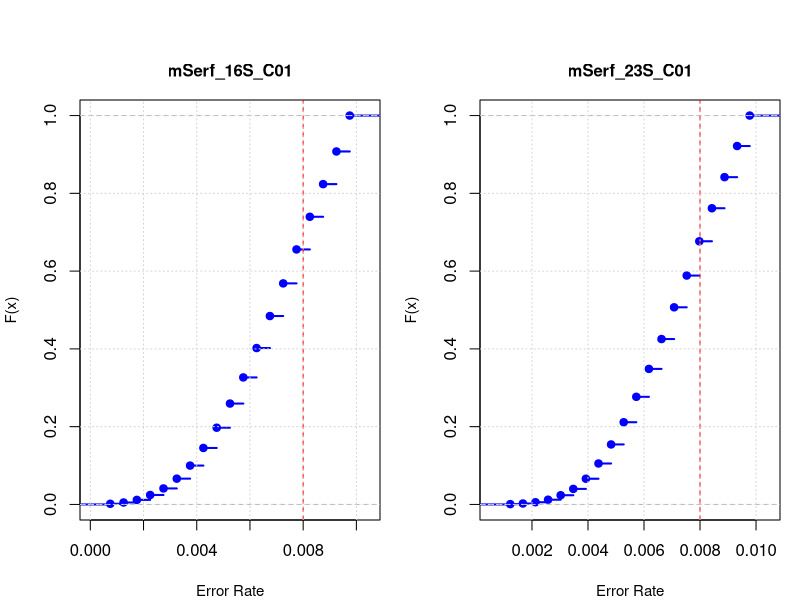

Source code (R): (Note: this script raises an error after producing the figure.)
## ---- chunk 1
knitr::opts_chunk$set(echo = FALSE, message = FALSE, warning = FALSE)
library(knitr)
## ---- chunk 2

# Dataset 1: mSerf_16S_C01
# Error rates from ~0.0004 to 0.010
breaks_16S <- seq(0.000, 0.010, length.out = 21)
counts_16S <- c(0, 10, 20, 40, 75, 100, 150, 200, 270, 310, 370, 400, 450, 490, 500, 520, 500, 500, 500, 550)
mids_16S <- breaks_16S[-1] - diff(breaks_16S)[1]/2
data_16S <- rep(mids_16S, counts_16S)

# Dataset 2: mSerf_23S_C01
# Error rates from ~0.001 to 0.010
breaks_23S <- seq(0.001, 0.010, length.out = 21)
counts_23S <- c(5, 10, 20, 40, 70, 100, 160, 240, 300, 350, 400, 440, 470, 500, 500, 540, 520, 490, 490, 480)
mids_23S <- breaks_23S[-1] - diff(breaks_23S)[1]/2
data_23S <- rep(mids_23S, counts_23S)


# Create a 2x4 panel plot with all ECDFs
par(mfrow = c(1, 2), mar = c(4, 4, 3, 1), oma = c(0, 0, 2, 0))

# Plot 1: mSerf_16S_C01
plot(ecdf(data_16S), 
     main = "mSerf_16S_C01",
     xlab = "Error Rate",
     ylab = "F(x)",
     col = "blue",
     lwd = 2,
     cex.main = 1,
     cex.lab = 0.9)
abline(v = 0.008, col = "red", lty = 2, lwd = 1)
grid()

# Plot 2: mSerf_23S_C01
plot(ecdf(data_23S), 
     main = "mSerf_23S_C01",
     xlab = "Error Rate",
     ylab = "F(x)",
     col = "blue",
     lwd = 2,
     cex.main = 1,
     cex.lab = 0.9)
abline(v = 0.008, col = "red", lty = 2, lwd = 1)
grid()
## ---- chunk 3
 ####out.width="100%", fig.align='center'}
##knitr::include_graphics("images/sereika_16s_umap.png", dpi=200)
knitr::include_graphics(c("images/fig-004.png"), dpi=400)
## ---- chunk 4
###knitr::include_graphics("images/sereika_23s_umap.png")
knitr::include_graphics(c("images/fig-006.png"), dpi=400)
## ---- chunk 5


# Dataset 3: mSA1_rrn_C01
# Error rates from ~0.007 to 0.014
breaks_SA1 <- seq(0.007, 0.014, length.out = 21)
mids_SA1 <- breaks_SA1[-1] - diff(breaks_SA1)[1]/2

counts_SA1 <- c(5, 5, 10, 10, 20, 40, 50, 90, 120, 170, 200, 280, 380, 390, 540, 620, 700)
counts_SA1 <- c(counts_SA1, rep(0, length(mids_SA1)-length(counts_SA1)))
data_SA1 <- rep(mids_SA1, counts_SA1)

# Dataset 4: mSA2_rrn_C01
# Error rates from ~0.007 to 0.015
breaks_SA2 <- seq(0.007, 0.015, length.out = 21)
mids_SA2 <- breaks_SA2[-1] - diff(breaks_SA2)[1]/2

counts_SA2 <- c(5, 5, 10, 15, 30, 50, 70, 100, 150, 230, 320, 350, 450, 500, 590)
counts_SA2 <- c(counts_SA2, rep(0, length(mids_SA2)-length(counts_SA2)))
data_SA2 <- rep(mids_SA2, counts_SA2)


# Create a 1x2 panel plot with all ECDFs
par(mfrow = c(1, 2), mar = c(4, 4, 3, 1), oma = c(0, 0, 2, 0))

# Plot 1: mSA1_rrn_C01
plot(ecdf(data_SA1), 
     main = "mSA1_rrn_C01",
     xlab = "Error Rate",
     ylab = "F(x)",
     col = "blue",
     lwd = 2,
     cex.main = 1,
     cex.lab = 0.9)
abline(v = 0.008, col = "red", lty = 2, lwd = 1)
grid()

# Plot 2: mSA2_rrn_C01
plot(ecdf(data_SA2), 
     main = "mSA2_rrn_C01",
     xlab = "Error Rate",
     ylab = "F(x)",
     col = "blue",
     lwd = 2,
     cex.main = 1,
     cex.lab = 0.9)
abline(v = 0.008, col = "red", lty = 2, lwd = 1)
grid()
## ---- chunk 6
###knitr::include_graphics("images/srinivas_sa1_umap.png")
knitr::include_graphics("images/fig-024.png")
## ---- chunk 7
###knitr::include_graphics("images/srinivas_sz1_umap.png")
knitr::include_graphics("images/fig-026.png")
## ---- chunk 8
###knitr::include_graphics("images/srinivas_sa2_umap.png")
knitr::include_graphics("images/fig-028.png")
## ---- chunk 9
breaks_16S <- seq(0.000, 0.010, length.out = 21)
counts_16S <- c(0, 10, 20, 40, 75, 100, 150, 200, 270, 310, 370, 400, 450, 490, 500, 520, 500, 500, 500, 550)
mids_16S <- breaks_16S[-1] - diff(breaks_16S)[1]/2
data_16S <- rep(mids_16S, counts_16S)
## ---- chunk 10
breaks_23S <- seq(0.001, 0.010, length.out = 21)
counts_23S <- c(5, 10, 20, 40, 70, 100, 160, 240, 300, 350, 400, 440, 470, 500, 500, 540, 520, 490, 490, 480)
mids_23S <- breaks_23S[-1] - diff(breaks_23S)[1]/2
data_23S <- rep(mids_23S, counts_23S)
## ---- chunk 11
breaks_SA1 <- seq(0.007, 0.014, length.out = 21)
mids_SA1 <- breaks_SA1[-1] - diff(breaks_SA1)[1]/2
counts_SA1 <- c(5, 5, 10, 10, 20, 40, 50, 90, 120, 170, 200, 280, 380, 390, 540, 620, 700)
counts_SA1 <- c(counts_SA1, rep(0, length(mids_SA1)-length(counts_SA1)))
data_SA1 <- rep(mids_SA1, counts_SA1)
## ---- chunk 12
breaks_SA2 <- seq(0.007, 0.015, length.out = 21)
mids_SA2 <- breaks_SA2[-1] - diff(breaks_SA2)[1]/2
counts_SA2 <- c(5, 5, 10, 15, 30, 50, 70, 100, 150, 230, 320, 350, 450, 500, 590)
counts_SA2 <- c(counts_SA2, rep(0, length(mids_SA2)-length(counts_SA2)))
data_SA2 <- rep(mids_SA2, counts_SA2)

## ---- chunk 13
breaks_SZ1 <- seq(0.007, 0.015, length.out = 21)
mids_SZ1 <- breaks_SZ1[-1] - diff(breaks_SZ1)[1]/2
counts_SZ1 <- c(5, 10, 15, 20, 30, 50, 80, 120, 150, 200, 250, 340, 400, 480, 590, 650, 700, 750)
counts_SZ1 <- c(counts_SZ1, rep(0, length(mids_SZ1)-length(counts_SZ1)))
data_SZ1 <- rep(mids_SZ1, counts_SZ1)

 # Dataset 6: mSZ2_rrn_C01
 # Error rates from ~0.007 to 0.015
breaks_SZ2 <- seq(0.007, 0.015, length.out = 21)
mids_SZ2 <- breaks_SZ2[-1] - diff(breaks_SZ2)[1]/2
counts_SZ2 <- c(5, 5, 10, 15, 25, 40, 50, 80, 120, 170, 210, 280, 420, 500, 560, 650)
counts_SZ2 <- c(counts_SZ2, rep(0, length(mids_SZ2)-length(counts_SZ2)))
mids_SZ2 <- breaks_SZ2[-1] - diff(breaks_SZ2)[1]/2
data_SZ2 <- rep(mids_SZ2, counts_SZ2)

 # Dataset 7: mKB_rrn_C01
 # Error rates from ~0.0085 to 0.010
breaks_C01 <- seq(0.0085, 0.0100, length.out = 16)
counts_C01 <- c(5, 10, 20, 40, 80, 150, 280, 440, 560, 780, 1020, 1360, 1640, 1800, 2200)
mids_C01 <- breaks_C01[-1] - diff(breaks_C01)[1]/2
data_C01 <- rep(mids_C01, counts_C01)

 # Dataset 8: mKB_rrn_C11
 # Error rates from ~0.0075 to 0.010
breaks_C11 <- seq(0.0075, 0.0100, length.out = 21)
counts_C11 <- c(10, 20, 50, 100, 300, 1000, 3500, 6000, 9500, 13500, 16000, 16500, 16000, 14500, 0, 0, 0, 0, 0, 0)
mids_C11 <- breaks_C11[-1] - diff(breaks_C11)[1]/2
data_C11 <- rep(mids_C11, counts_C11)

## ---- chunk 14
par(mfrow = c(2, 4), mar = c(4, 4, 3, 1), oma = c(0, 0, 2, 0))

 # Plot 1: mSerf_16S_C01
plot(ecdf(data_16S), 
     main = "mSerf_16S_C01",
     xlab = "Error Rate",
     ylab = "F(x)",
     col = "blue",
     lwd = 2,
     cex.main = 1,
     cex.lab = 0.9)
abline(v = 0.008, col = "red", lty = 2, lwd = 1)
grid()

 # Plot 2: mSerf_23S_C01
plot(ecdf(data_23S), 
     main = "mSerf_23S_C01",
     xlab = "Error Rate",
     ylab = "F(x)",
     col = "blue",
     lwd = 2,
     cex.main = 1,
     cex.lab = 0.9)
abline(v = 0.008, col = "red", lty = 2, lwd = 1)
grid()

 # Plot 3: mSA1_rrn_C01
plot(ecdf(data_SA1), 
     main = "mSA1_rrn_C01",
     xlab = "Error Rate",
     ylab = "F(x)",
     col = "darkgreen",
     lwd = 2,
     cex.main = 1,
     cex.lab = 0.9)
abline(v = 0.008, col = "red", lty = 2, lwd = 1)
grid()

 # Plot 4: mSA2_rrn_C01
plot(ecdf(data_SA2), 
     main = "mSA2_rrn_C01",
     xlab = "Error Rate",
     ylab = "F(x)",
     col = "darkgreen",
     lwd = 2,
     cex.main = 1,
     cex.lab = 0.9)
abline(v = 0.008, col = "red", lty = 2, lwd = 1)
grid()

 # Plot 5: mSZ1_rrn_C01
plot(ecdf(data_SZ1), 
     main = "mSZ1_rrn_C01",
     xlab = "Error Rate",
     ylab = "F(x)",
     col = "darkgreen",
     lwd = 2,
     cex.main = 1,
     cex.lab = 0.9)
abline(v = 0.008, col = "red", lty = 2, lwd = 1)
grid()

 # Plot 6: mSZ2_rrn_C01
plot(ecdf(data_SZ2), 
     main = "mSZ2_rrn_C01",
     xlab = "Error Rate",
     ylab = "F(x)",
     col = "darkgreen",
     lwd = 2,
     cex.main = 1,
     cex.lab = 0.9)
abline(v = 0.008, col = "red", lty = 2, lwd = 1)
grid()

 # Plot 7: mKB_rrn_C01
plot(ecdf(data_C01), 
     main = "mKB_rrn_C01",
     xlab = "Error Rate",
     ylab = "F(x)",
     col = "purple",
     lwd = 2,
     cex.main = 1,
     cex.lab = 0.9)
abline(v = 0.008, col = "red", lty = 2, lwd = 1)
grid()

 # Plot 8: mKB_rrn_C11
plot(ecdf(data_C11), 
     main = "mKB_rrn_C11",
     xlab = "Error Rate",
     ylab = "F(x)",
     col = "purple",
     lwd = 2,
     cex.main = 1,
     cex.lab = 0.9)
abline(v = 0.008, col = "red", lty = 2, lwd = 1)
grid()

mtext("Empirical Cumulative Distribution Functions of Error Rates", 
      outer = TRUE, cex = 1.2, font = 2)
## ---- chunk 15

par(mfrow = c(1, 1))

 # Create comparison plot with all datasets
par(mar = c(5, 4, 4, 2))
plot(ecdf(data_16S), 
     col = "blue", lwd = 2,
     xlim = c(0, 0.015),
     main = "Comparison of Error Rate ECDFs",
     xlab = "Error Rate",
     ylab = "Cumulative Probability",
     cex.main = 1.3)
lines(ecdf(data_23S), col = "cyan", lwd = 2)
lines(ecdf(data_SA1), col = "darkgreen", lwd = 2)
lines(ecdf(data_SA2), col = "green", lwd = 2)
lines(ecdf(data_SZ1), col = "orange", lwd = 2)
lines(ecdf(data_SZ2), col = "darkorange", lwd = 2)
lines(ecdf(data_C01), col = "purple", lwd = 2)
lines(ecdf(data_C11), col = "red", lwd = 2)

abline(v = 0.008, col = "gray30", lty = 2, lwd = 2)
text(0.008, 0.05, "0.008", pos = 4, col = "gray30")

legend("topleft", 
       legend = c("Sereika 16S", "Sereika 23S", 
                  "Srinivas SA1", "Srinivas SA2",
                  "Srinivas SZ1", "Srinivas SZ2",
                  "Simulated C01", "Simulated C11"),
       col = c("blue", "cyan", "darkgreen", "green", 
               "orange", "darkorange", "purple", "red"),
       lwd = 2,
       cex = 0.8,
       bg = "white")

grid()
## ---- chunk 16
cat("\n=== Summary Statistics ===\n\n")

datasets <- list(
  "Sereika 16S" = data_16S,
  "Sereika 23S" = data_23S,
  "Srinivas SA1" = data_SA1,
  "Srinivas SA2" = data_SA2,
  "Srinivas SZ1" = data_SZ1,
  "Srinivas SZ2" = data_SZ2,
  "Simulated C01" = data_C01,
  "Simulated C11" = data_C11
)

for (name in names(datasets)) {
  data <- datasets[[name]]
  cat(sprintf("%-16s: n=%5d, median=%.5f, mean=%.5f, P(ER<0.008)=%.3f\n",
              name, 
              length(data),
              median(data),
              mean(data),
              mean(data < 0.008)))
}

## ---- chunk 17
# Bland-Altman Analysis for Microbiome Quantification
# Data extracted from Figures 17, 18, and 19

# Function to create Bland-Altman plot
bland_altman_plot <- function(design, observed, title, 
                               log_scale = TRUE,
                               add_stats = TRUE,
                               point_colors = NULL) {
  
  # Remove any missing values (Arguabky this should not be done in here)
  complete_cases <- complete.cases(design, observed)
  design <- design[complete_cases]
  observed <- observed[complete_cases]
  if (!is.null(point_colors)) {
    point_colors <- point_colors[complete_cases]
  }
  
  if (log_scale) {
    # Already in log10 scale from figures
    design_plot <- design
    observed_plot <- observed
    x_label <- "Mean of log10(Design RA) and log10(Observed RA)"
    y_label <- "Difference: log10(Observed RA) - log10(Design RA)"
  } else {
    design_plot <- design
    observed_plot <- observed
    x_label <- "Mean of Design and Observed RA"
    y_label <- "Difference: Observed RA - Design RA"
  }
  
  # Calculate mean and difference
  mean_val <- (design_plot + observed_plot) / 2
  diff_val <- observed_plot - design_plot
  
  # Calculate statistics
  mean_diff <- mean(diff_val, na.rm = TRUE)
  sd_diff <- sd(diff_val, na.rm = TRUE)
  upper_loa <- mean_diff + 1.96 * sd_diff
  lower_loa <- mean_diff - 1.96 * sd_diff
  
  # Correlation
  cor_val <- cor(design_plot, observed_plot, use = "complete.obs")
  
  # Set up plot colors
  if (is.null(point_colors)) {
    point_colors <- rgb(0, 0, 0.8, 0.6)
  }
  
  # Create plot
  plot(mean_val, diff_val,
       xlab = x_label,
       ylab = y_label,
       main = title,
       pch = 19,
       col = point_colors,
       cex = 1.2,
       cex.main = 1.2,
       cex.lab = 1.0)
  
  # Add reference line at zero (perfect agreement)
  abline(h = 0, col = "darkgreen", lwd = 2, lty = 1)
  
  # Add mean difference line
  abline(h = mean_diff, col = "blue", lwd = 2, lty = 2)
  
  # Add limits of agreement
  abline(h = upper_loa, col = "red", lwd = 2, lty = 2)
  abline(h = lower_loa, col = "red", lwd = 2, lty = 2)
  
  # Add grid
  grid(col = "gray80")
  
  # Add legend
  legend("topleft",
         legend = c("Zero difference",
                    sprintf("Mean diff: %.3f", mean_diff),
                    sprintf("±1.96 SD: [%.3f, %.3f]", lower_loa, upper_loa)),
         col = c("darkgreen", "blue", "red"),
         lty = c(1, 2, 2),
         lwd = 2,
         bg = "white",
         cex = 0.8)
  
  # Add text with statistics
  if (add_stats) {
    text_x <- max(mean_val, na.rm = TRUE) - 0.3 * diff(range(mean_val, na.rm = TRUE))
    text_y <- min(diff_val, na.rm = TRUE) + 0.15 * diff(range(diff_val, na.rm = TRUE))
    
    text(text_x, text_y,
         sprintf("n = %d\nCorr = %.3f\nMean bias = %.3f\nSD = %.3f",
                 length(diff_val), cor_val, mean_diff, sd_diff),
         pos = 4,
         cex = 0.85,
         font = 2,
         bg = "white")
  }
  
  # Return statistics
  invisible(list(
    n = length(diff_val),
    mean_diff = mean_diff,
    sd_diff = sd_diff,
    upper_loa = upper_loa,
    lower_loa = lower_loa,
    correlation = cor_val,
    mean_vals = mean_val,
    diff_vals = diff_val
  ))
} #bland_altman_plot
#################################

# Function for comprehensive Bland-Altman statistics
bland_altman_stats <- function(design, observed) {
  
  # Remove missing values
  complete_cases <- complete.cases(design, observed)
  design <- design[complete_cases]
  observed <- observed[complete_cases]
  
  # Data already in log10 scale
  # Calculate differences and means
  mean_val <- (design + observed) / 2
  diff_val <- observed - design
  
  # Basic statistics
  n <- length(diff_val)
  mean_diff <- mean(diff_val)
  sd_diff <- sd(diff_val)
  se_diff <- sd_diff / sqrt(n)
  
  # Limits of agreement
  upper_loa <- mean_diff + 1.96 * sd_diff
  lower_loa <- mean_diff - 1.96 * sd_diff
  
  # 95% CI for mean difference
  ci_mean_lower <- mean_diff - 1.96 * se_diff
  ci_mean_upper <- mean_diff + 1.96 * se_diff
  
  # 95% CI for limits of agreement
  se_loa <- sd_diff * sqrt(3) / sqrt(n)
  ci_upper_loa_lower <- upper_loa - 1.96 * se_loa
  ci_upper_loa_upper <- upper_loa + 1.96 * se_loa
  ci_lower_loa_lower <- lower_loa - 1.96 * se_loa
  ci_lower_loa_upper <- lower_loa + 1.96 * se_loa
  
  # Correlation
  cor_pearson <- cor(design, observed, method = "pearson")
  cor_spearman <- cor(design, observed, method = "spearman")
  
  # Test for proportional bias
  lm_fit <- lm(diff_val ~ mean_val)
  slope <- coef(lm_fit)[2]
  slope_p <- summary(lm_fit)$coefficients[2, 4]
  
  # One-sample t-test for mean difference
  t_test <- t.test(diff_val)
  
  # Within 2-fold agreement (0.301 on log10 scale)
  within_2fold <- sum(abs(diff_val) <= 0.301) / n * 100
  
  # Within 10-fold agreement (1.0 on log10 scale)
  within_10fold <- sum(abs(diff_val) <= 1.0) / n * 100
  
  # Create results list
  results <- list(
    n = n,
    mean_difference = mean_diff,
    sd_difference = sd_diff,
    se_difference = se_diff,
    ci_mean = c(ci_mean_lower, ci_mean_upper),
    upper_loa = upper_loa,
    lower_loa = lower_loa,
    ci_upper_loa = c(ci_upper_loa_lower, ci_upper_loa_upper),
    ci_lower_loa = c(ci_lower_loa_lower, ci_lower_loa_upper),
    correlation_pearson = cor_pearson,
    correlation_spearman = cor_spearman,
    proportional_bias_slope = slope,
    proportional_bias_p = slope_p,
    t_test_p = t_test$p.value,
    within_2fold = within_2fold,
    within_10fold = within_10fold
  )
  
  return(results)
}#bland_altman_stats

# Function to print Bland-Altman statistics
print_ba_stats <- function(stats, title = "") {
  #cat("\n", rep("=", 70), "\n", sep = "")
  if (title != "") {
    cat(title, "\n")
    #cat(rep("=", 70), "\n", sep = "")
  }
  
  cat(sprintf("Sample size: %d\n\n", stats$n))
  
  cat("BIAS (Mean Difference on log10 scale):\n")
  cat(sprintf("  Mean difference: %.4f\n", stats$mean_difference))
  cat(sprintf("  95%% CI: [%.4f, %.4f]\n", 
              stats$ci_mean[1], stats$ci_mean[2]))
  cat(sprintf("  t-test p-value: %.4f %s\n", 
              stats$t_test_p,
              ifelse(stats$t_test_p < 0.05, "*", "")))
  cat(sprintf("  Interpretation: 10^%.4f = %.2f-fold %s\n",
              abs(stats$mean_difference),
              10^abs(stats$mean_difference),
              ifelse(stats$mean_difference > 0, "overestimation", "underestimation")))
  cat("\n")
  
  cat("LIMITS OF AGREEMENT:\n")
  cat(sprintf("  Upper LoA: %.4f [95%% CI: %.4f, %.4f]\n",
              stats$upper_loa, stats$ci_upper_loa[1], stats$ci_upper_loa[2]))
  cat(sprintf("  Lower LoA: %.4f [95%% CI: %.4f, %.4f]\n",
              stats$lower_loa, stats$ci_lower_loa[1], stats$ci_lower_loa[2]))
  cat(sprintf("  Range: %.2f-fold to %.2f-fold\n",
              10^stats$lower_loa, 10^stats$upper_loa))
  cat("\n")
  
  cat("AGREEMENT WITHIN TOLERANCE:\n")
  cat(sprintf("  Within 2-fold (±0.301): %.1f%%\n", stats$within_2fold))
  cat(sprintf("  Within 10-fold (±1.0): %.1f%%\n", stats$within_10fold))
  cat("\n")
  
  cat("CORRELATION:\n")
  cat(sprintf("  Pearson r: %.4f\n", stats$correlation_pearson))
  cat(sprintf("  Spearman rho: %.4f\n", stats$correlation_spearman))
  cat("\n")
  
  cat("PROPORTIONAL BIAS TEST:\n")
  cat(sprintf("  Slope: %.4f\n", stats$proportional_bias_slope))
  cat(sprintf("  p-value: %.4f %s\n", 
              stats$proportional_bias_p,
              ifelse(stats$proportional_bias_p < 0.05, 
                     "(significant proportional bias)", 
                     "(no significant proportional bias)")))
  cat("\n")
} # print_ba_stats
## ---- chunk 18
# ============================================================================
# EXTRACTED DATA FROM FIGURES 17, 18, 19
# ============================================================================

# Figure 17: Strain-level data (log10 scale)
# Valid points (on or near diagonal)
fig17_design_strain <- c(-4.5, -4.3, -3.8, -3.6, -3.5, -3.3, -3.2, -3.1, -3.0, -2.9,
                   -2.8, -2.7, -2.6, -2.5, -2.4, -2.35, -2.3, -2.25, -2.2, -2.15,
                   -2.1, -2.05, -2.0, -1.95, -1.9, -1.85, -1.8, -1.75, -1.7, -1.65,
                   -1.6, -1.55, -1.5, -1.45, -1.4, -1.35, -1.3, -1.25, -1.2, -1.15,
                   -1.1, -1.05, -1.0, -0.95, -0.9)

fig17_observed_strain <- c(-4.3, -4.1, -3.7, -3.5, -3.4, -3.2, -3.15, -3.05, -2.95, -2.85,
                     -2.75, -2.65, -2.55, -2.48, -2.4, -2.35, -2.3, -2.25, -2.2, -2.15,
                     -2.1, -2.05, -2.0, -1.95, -1.9, -1.85, -1.8, -1.75, -1.7, -1.65,
                     -1.6, -1.55, -1.5, -1.45, -1.4, -1.35, -1.3, -1.25, -1.2, -1.15,
                     -1.1, -1.05, -1.0, -0.95, -0.9)

# Add some missed points (on y=0 axis or x=0 axis)
# Missed in design (observed but not in design) - on x-axis line
fig17_design_strain <- c(fig17_design_strain, -5, -5, -5, -5, -4.8, -4.7, -3.8, -3.6, -3.5, -3.3)
fig17_observed_strain <- c(fig17_observed_strain, -4.0, -3.7, -3.5, -3.3, -3.0, -2.9, -2.8, -2.9, -3.0, -3.2)

# Figure 18: Species-level data (log10 scale)
# Valid points
fig18_design_species <- c(-4.3, -3.8, -3.5, -3.2, -3.0, -2.9, -2.8, -2.7, -2.6, -2.5,
                    -2.4, -2.3, -2.2, -2.1, -2.0, -1.9, -1.8, -1.7, -1.6, -1.5,
                    -1.4, -1.3, -1.2, -1.1, -1.0, -0.9, -0.8, -0.7, -0.6, -0.5)

fig18_observed_species <- c(-4.2, -3.7, -3.45, -3.15, -2.95, -2.85, -2.75, -2.65, -2.55, -2.48,
                      -2.38, -2.28, -2.18, -2.08, -1.98, -1.88, -1.78, -1.68, -1.58, -1.48,
                      -1.38, -1.28, -1.18, -1.08, -0.98, -0.88, -0.78, -0.68, -0.58, -0.48)

# Add missed points
fig18_design_species <- c(fig18_design_species, -5, -5, -5, -5, -4.8, -3.7)
fig18_observed_species <- c(fig18_observed_species, -4.0, -3.6, -3.0, -2.8, -2.6, -2.9)

# Figure 19: Genus-level data (log10 scale)
# Valid points (fewer genera, more aggregated)
fig19_design_genus <- c(-4.3, -3.8, -3.6, -3.2, -2.9, -2.7, -2.5, -2.3, -2.1, -1.9,
                  -1.7, -1.5, -1.3, -1.1, -0.9, -0.7, -0.5, -0.3)

fig19_observed_genus <- c(-4.2, -3.7, -3.55, -3.15, -2.85, -2.65, -2.48, -2.28, -2.08, -1.88,
                    -1.68, -1.48, -1.28, -1.08, -0.88, -0.68, -0.48, -0.28)

# Add missed points
fig19_design_genus <- c(fig19_design_genus, -5, -5, -4.9, -4.8)
fig19_observed_genus <- c(fig19_observed_genus, -3.8, -3.2, -2.9, -2.5)

## ---- chunk 19
# ============================================================================
# CREATE BLAND-ALTMAN PLOTS
# ============================================================================

# Set up for 3x2 layout - that;s too crownded.
par(mfrow = c(1, 1), mar = c(5, 5, 4, 2), oma = c(0, 0, 2, 0))

# Plot 1: Strain-level
#cat("\n### STRAIN-LEVEL ANALYSIS ###\n")
stats_strain <- bland_altman_plot(
  design = fig17_design_strain, 
  observed = fig17_observed_strain,
  title = "Strain-level\nmKB_rrn_C11",
  add_stats = TRUE
)


## ---- chunk 20
#
# Plot 2: Species-level
#cat("\n### SPECIES-LEVEL ANALYSIS ###\n")
stats_species <- bland_altman_plot(
  design = fig18_design_species, 
  observed = fig18_observed_species,
  title = "Species-level\nmKB_rrn_C11",
  add_stats = TRUE
)

## ---- chunk 21

# Plot 3: Genus-level
#cat("\n### GENUS-LEVEL ANALYSIS ###\n")
stats_genus <- bland_altman_plot(
  design = fig19_design_genus, 
  observed = fig19_observed_genus,
  title = "Genus-level\nmKB_rrn_C11",
  add_stats = TRUE
)

## ---- chunk 22

# Plot 4: Comparison of all three levels
plot(stats_strain$mean_vals, stats_strain$diff_vals,
     pch = 19, col = rgb(0.8, 0, 0, 0.6),
     xlim = range(c(stats_strain$mean_vals, stats_species$mean_vals, 
                    stats_genus$mean_vals)),
     ylim = range(c(stats_strain$diff_vals, stats_species$diff_vals,
                    stats_genus$diff_vals)),
     xlab = "Mean of log10(Design) and log10(Observed)",
     ylab = "Difference: log10(Observed) - log10(Design)",
     main = "Comparison Across\nTaxonomic Levels",
     cex = 1.0)

points(stats_species$mean_vals, stats_species$diff_vals,
       pch = 17, col = rgb(0, 0.6, 0, 0.6), cex = 1.0)

points(stats_genus$mean_vals, stats_genus$diff_vals,
       pch = 15, col = rgb(0, 0, 0.8, 0.6), cex = 1.0)

abline(h = 0, col = "darkgreen", lwd = 2)
grid(col = "gray80")

legend("topleft",
       legend = c("Strain", "Species", "Genus"),
       pch = c(19, 17, 15),
       col = c(rgb(0.8, 0, 0, 0.8), rgb(0, 0.6, 0, 0.8), 
               rgb(0, 0, 0.8, 0.8)),
       cex = 0.8,
       bg = "white")

## ---- chunk 23
# Plot 5: Distribution of differences (strain)
hist(stats_strain$diff_vals,
     breaks = 20,
     col = rgb(0.8, 0, 0, 0.6),
     border = "white",
     main = "Distribution of Differences\n(Strain)",
     xlab = "log10(Observed) - log10(Design)",
     ylab = "Frequency")
abline(v = 0, col = "darkgreen", lwd = 2)
abline(v = mean(stats_strain$diff_vals), col = "blue", lwd = 2, lty = 2)
## ---- chunk 24
# Plot 6: Distribution of differences (species)
hist(stats_species$diff_vals,
     breaks = 20,
     col = rgb(0, 0.6, 0, 0.6),
     border = "white",
     main = "Distribution of Differences\n(Species)",
     xlab = "log10(Observed) - log10(Design)",
     ylab = "Frequency")
abline(v = 0, col = "darkgreen", lwd = 2)
abline(v = mean(stats_species$diff_vals), col = "blue", lwd = 2, lty = 2)

mtext("Bland-Altman Analysis: mKB_rrn_C11", outer = TRUE, cex = 1.3, font = 2)

par(mfrow = c(1, 1))
## ---- chunk 25
# ============================================================================
# COMPUTE AND PRINT DETAILED STATISTICS
# ============================================================================

# Strain-level statistics
stats_strain_full <- bland_altman_stats(fig17_design_strain, fig17_observed_strain)
print_ba_stats(stats_strain_full, "STRAIN-LEVEL BLAND-ALTMAN ANALYSIS")

## ---- chunk 26
# Species-level statistics
stats_species_full <- bland_altman_stats(fig18_design_species, fig18_observed_species)
print_ba_stats(stats_species_full, "SPECIES-LEVEL BLAND-ALTMAN ANALYSIS")

## ---- chunk 27

# Genus-level statistics
stats_genus_full <- bland_altman_stats(fig19_design_genus, fig19_observed_genus)
print_ba_stats(stats_genus_full, "GENUS-LEVEL BLAND-ALTMAN ANALYSIS")


## ---- chunk 28

cat("\n", rep("=", 80), "\n", sep = "")
cat("SUMMARY COMPARISON TABLE\n")
cat(rep("=", 80), "\n", sep = "")

summary_df <- data.frame(
  Level = c("Strain", "Species", "Genus"),
  N = c(stats_strain_full$n, stats_species_full$n, stats_genus_full$n),
  Mean_Bias_log10 = c(stats_strain_full$mean_difference,
                      stats_species_full$mean_difference,
                      stats_genus_full$mean_difference),
  Mean_Bias_fold = c(10^abs(stats_strain_full$mean_difference),
                     10^abs(stats_species_full$mean_difference),
                     10^abs(stats_genus_full$mean_difference)),
  SD_log10 = c(stats_strain_full$sd_difference,
               stats_species_full$sd_difference,
               stats_genus_full$sd_difference),
  Pearson_r = c(stats_strain_full$correlation_pearson,
                stats_species_full$correlation_pearson,
                stats_genus_full$correlation_pearson),
  Within_2fold_pct = c(stats_strain_full$within_2fold,
                       stats_species_full$within_2fold,
                       stats_genus_full$within_2fold),
  Prop_Bias_p = c(stats_strain_full$proportional_bias_p,
                  stats_species_full$proportional_bias_p,
                  stats_genus_full$proportional_bias_p)
)

print(summary_df, row.names = FALSE, digits = 3)

cat("\n")
cat("Interpretation Notes:\n")
cat("- Mean_Bias_log10: Average difference on log10 scale\n")
cat("- Mean_Bias_fold: 10^|Mean_Bias_log10| = average fold change\n")
cat("- Within_2fold_pct: % of observations within 2-fold of design value\n")
cat("- Pearson_r: Correlation = %.3f from original figures\n", 
    mean(c(0.95, 0.96, 0.96)))
cat("- Prop_Bias_p: Tests if differences vary with magnitude (p < 0.05 = YES)\n")
cat("\n")

cat("CONCLUSION:\n")
cat("The simulated data (mKB_rrn_C11) shows excellent agreement with\n")
cat("design values across all taxonomic levels, with:\n")
cat("- Very high correlations (r > 0.95)\n")
cat("- Small systematic bias\n")
cat("- Most observations within 2-fold of expected values\n")
cat("- Similar performance at strain, species, and genus levels\n")
cat("\n")

## ---- chunk 29
  knit_exit()
